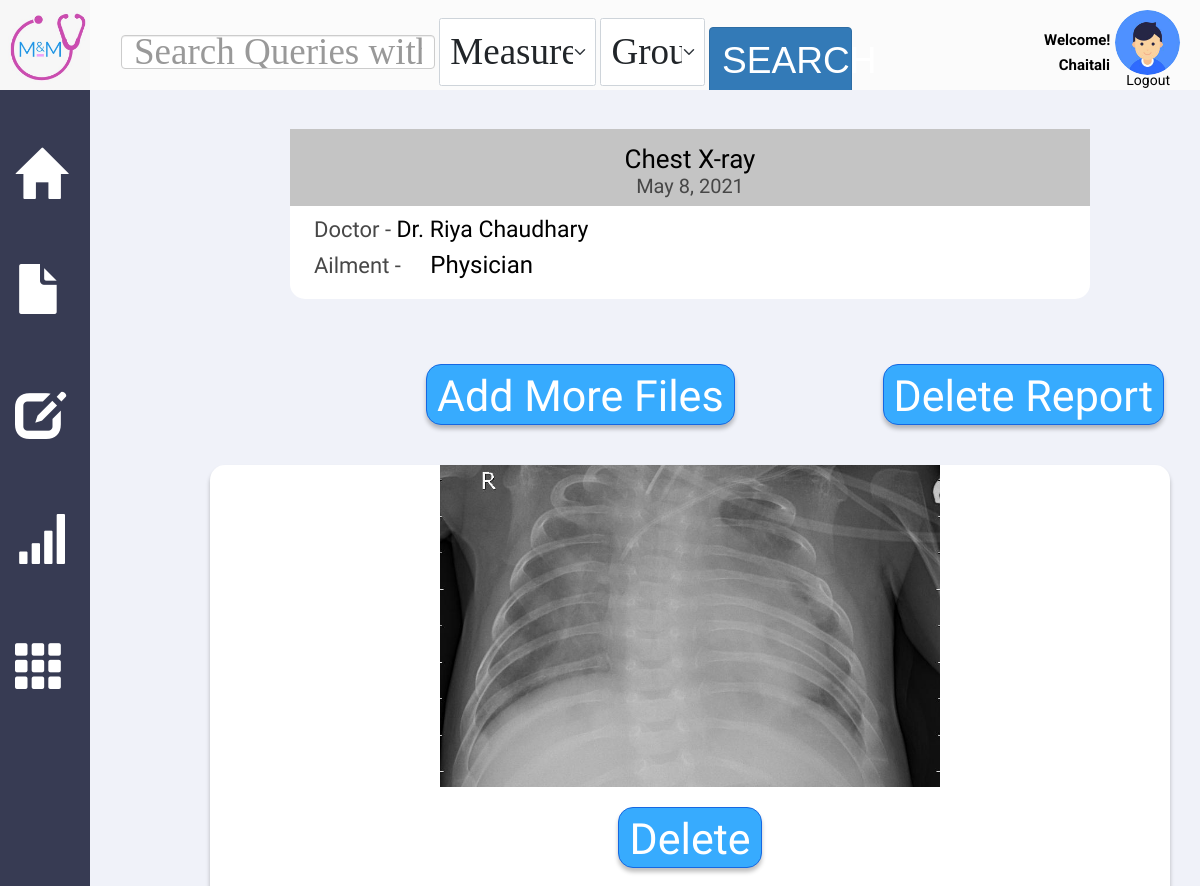
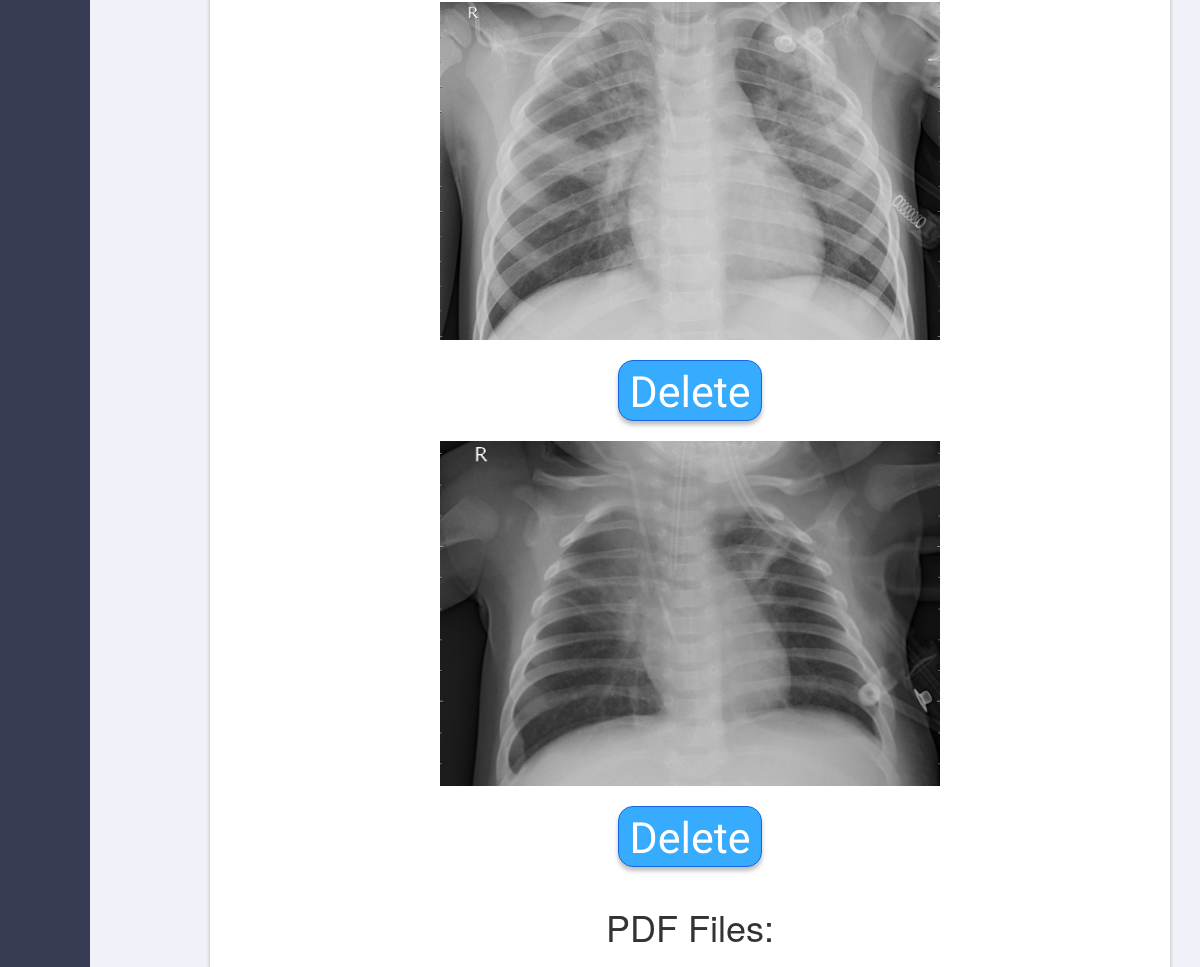
Screenshot of /report/view/10/ (signed in) with the database file from the repository (2 pictures, top to bottom).
### Report/models.py (models this page shows)
class Report(models.Model):
    user = models.ForeignKey(User, on_delete=models.CASCADE)
    date = models.DateTimeField(default=timezone.now)
    test_name = models.CharField(max_length=100)
    record = models.ForeignKey(Record, on_delete=models.CASCADE)

class ReportFile(models.Model):
    report = models.ForeignKey(Report, on_delete=models.CASCADE)
    file = models.FileField(upload_to='documents/%Y/%m/%d')

### Record/models.py (models this page shows)
class Record(models.Model):
    patient = models.ForeignKey(User, on_delete=models.CASCADE)
    date = models.DateTimeField(default=timezone.now)
    doctor_name = models.CharField(max_length=100, blank=True)
    hospital_name = models.CharField(max_length=100, blank=True)
    ailment_type = models.CharField(max_length=100)

### Report/views.py (the view)
# urls.py: path('view/<int:pk>/', views.view_report, name="view_report"),
def view_report(request, pk):
    user = request.user
    if user.is_authenticated:
        report = Report.objects.get(pk=pk)
        report_files = ReportFile.objects.filter(report=report)
        report_pdf = []
        report_img = []
        for i in report_files:
            if i.file.path.find('.pdf') != -1:
                report_pdf.append(i)
            else:
                report_img.append(i)
        return render(request, "view_report.html", {'report': report, 'report_files': report_files, 'pk': pk, 'report_pdf': report_pdf, 'report_img': report_img})
    return redirect('/login')

### Report/templates/view_report.html (shortened to what this page needs)
{% extends "base_page.html" %}
{% load static %}
{% block content %}
<div class="data2">
    <div class="v801">
    </div>
    <span class="report_test_name">
        {{report.test_name}}
    </span>
    <span class="report_date">
        {{report.date.date}}
    </span>
    <span class="report_doctor">
        <span class="report_doctor_label">
            Doctor -
        </span>
        <span class="report_doctor_name">
            {{report.record.doctor_name}}
        </span>
    </span>
    <span class="report_ailment">
        <span class="report_ailment_label">
            Ailment  -
        </span>
        <span class="report_ailment" style="position: relative">
            {{report.record.ailment_type}}
        </span>
    </span>
</div>
<a href="/report/add/{{pk}}/">
    <button class="add_files1" id="add-file">
        Add More Files </button>
</a>
<a href="/report/delete/{{pk}}/">
    <button class="delete_report" onclick="return confirmation()">
        Delete Report</button>
</a>
<div class="area">
    {% if report_files %}
    {% for file in report_img %}
    <div class="a">
        <img src="{{ file.file.url }}" alt="{{ file.file.url }}"  width="500" height="600">
    </div>
    <br>
    <div class="b">
        <a href="/report/delete/file/{{ file.pk }}/" style="text-decoration: none; color: inherit;">
            <button class="delete_image" onclick="return confirmation()">Delete</button>
            <br>
        </a>
        <br>
    </div>
    {% endfor %}
    <h1>PDF Files:</h1>
    {% else %}
    <p> No Records available!</p>
    {% endif %}
</div>
{% endblock %}

### UserProfile/templates/base_page.html (shortened to what this page needs)
{% load static %}
<!DOCTYPE html>
<html>
    <head>
        <link href="{% static 'css/base_page.css' %}" rel="stylesheet" />
        <link href="{% static 'css/medicines_main.css' %}" rel="stylesheet" />
        <link href="{% static 'css/show_med.css' %}" rel="stylesheet"/>
        <link href="{% static 'css/dashboard1.css' %}" rel="stylesheet" />
        <link href="{% static 'css/allergy_form.css' %}" rel="stylesheet" />
        <link href="{% static 'css/allergy_main.css' %}" rel="stylesheet"/>
        <link href="{% static 'css/report_view.css' %}" rel="stylesheet" />
        <link href="{% static 'css/report_form.css' %}" rel="stylesheet" />
        <link href="{% static 'css/record_view.css' %}" rel="stylesheet" />
        <link href="{% static 'css/record_form.css' %}" rel="stylesheet" />
        <link href="{% static 'css/measurement.css' %}" rel="stylesheet" />
        <link href="{% static 'css/measurement_group_form.css' %}" rel="stylesheet" />
        <link href="{% static 'css/medicine_form.css' %}" rel="stylesheet" />
        <link href="{% static 'css/chart.css' %}" rel="stylesheet" />
        <link href="{% static 'css/blog.css' %}" rel="stylesheet" />
        <link rel="stylesheet" href="https://maxcdn.bootstrapcdn.com/bootstrap/3.3.7/css/bootstrap.min.css">
        <link href="{% static 'css/add_files.css' %}" rel="stylesheet" />
        <link href="{% static 'css/view_record.css' %}" rel="stylesheet" />
        <link href="{% static 'css/view_allergy.css' %}" rel="stylesheet" />
        <link href="{% static 'css/view_report.css' %}" rel="stylesheet" />
        <link href="https://cdn.jsdelivr.net/npm/bootstrap@5.0.0/dist/css/bootstrap.min.css" rel="stylesheet">
        <link rel="stylesheet" href="https://maxcdn.bootstrapcdn.com/bootstrap/3.3.7/css/bootstrap.min.css">
        <link rel="stylesheet" href="https://maxcdn.bootstrapcdn.com/bootstrap/3.4.0/css/bootstrap.min.css">
        <link rel="stylesheet" href="https://maxcdn.bootstrapcdn.com/bootstrap/3.4.0/css/bootstrap.min.css">
    </head>
    <body>
        <div class="v414_65">
            <div class= "upper_bar">
            <div class="search_form">
            <nav class="navbar navbar-expand-lg navbar-light bg-transparent" >
              <div class="container-fluid">
                  <div class="collapse navbar-collapse" id="navbarSupportedContent">
                  <form action="{% url 'search' %}" method="GET">
                    <input type="text" class="form-control" style="max-width: 30%; font-family: Georgia; font-size: 2vh;" name="search-query" id="search-query" placeholder="Search Queries with Filters">
                    <select class="form-select form-select-lg mb-3" style="font-family: Georgia; font-size: 2vh; max-width: 15%; display: inline;" id="search-for" onchange="setAttributesForModel()" name="search-for">
                        <option value="MeasurementGroup">MeasurementGroup</option>
                    </select>
                    <select class="form-select form-select-lg mb-3" style="font-family: Georgia; font-size: 2vh; max-width: 10%; display: inline;" id="search-by" name="search-by" onchange="setPlaceholders()">
                        <option class="attributes MeasurementGroup" value="Group-Name">Group-Name</option>
                    </select>
                    <button class="btn btn-primary" type="submit" onclick="btnclicked()" style="font-family: Helvetica; font-size: 2vh; max-width: 142.5px; display: inline;">Search</button>
                  </form>
                </div>
              </div>
            </nav>
        </div>
            </div>
            <div class="v414_66"></div>
                <a class="glyphicon glyphicon-home" href="/dashboard" id= "icon0" title="Dashboard"> </a>
                <a class="glyphicon glyphicon-file" href="/record/add" id= "icon1" title="Add Record"> </a>
                <a class="glyphicon glyphicon-edit" href="/report/add" id="icon2" title="Add Report"></a>
                <a class="glyphicon glyphicon-signal" href="/measure/add-measurement/" id="icon3" title="Add Measurements"></a>
                <a class="glyphicon glyphicon-th" href="/medicine/" id="icon4" title="Your Medicines"></a>
            <div class="v414_71">
                {% block content %}
                {% endblock content%}
            </div>
            <a class="v414_73" href="/dashboard"></a>
            </div>
            <div class="v414_88">
            </div>
                            <span class="v414_90">Welcome!</span>
                {% if user.is_authenticated %}
                <span class="name"> <span class="v414_89">{{user}}</span></span>
                    <span class="v277_74">
                    <a class="" style = " font-weight: Medium ; color: black; font-family: "Roboto" ; font-size: 14px" href="/logout">Logout</a>
                    </span>
                {% else %}
                    <span class="v277_74">
                    <a class="" style = " font-weight: Medium ; color: black; font-family: "Roboto" ; font-size: 14px" href="/login">Login</a>
                    </span>
                {% endif %}
    </body>
</html>

### static/css/base_page.css (style rules this page uses)
* { box-sizing: border-box; }
body { font-size: 14px; background: rgba(255,255,255,1); }
.search_form { margin-left: 90px; margin-top: 12px; min-width: 750px; }
.upper_bar { background: rgb(251 251 251); width: 100%; height: 100px; position: absolute; }
.v414_65 { width: 100%; height: 100%; background: rgb(240,242,249); opacity: 1; position: absolute; top: 0px; left: 0px; overflow: hidden; }
.v414_66 { width: 90px; height: 100%; background: rgba(55,59,83,1); opacity: 1; position: absolute; top: 90px; left: 0px; overflow: hidden; }
.name { color: #fff; width: 100%; }
.v414_71 { width: 100%; height: 100%; background: #F0F2F9; opacity: 1; position: absolute; top: 90px; left: 90px; overflow: scroll; margin-bottom: 90px; margin-right: 90px; }
.v414_73 { width: 80px; height: 70px; background: url("../images/logo.png"); background-repeat: no-repeat; background-position: center center; background-size: cover; opacity: 1; position: absolute; top: 12px; left: 8px; overflow: hidden; }
.v414_88 { width: 65px; height: 65px; background: url("../images/avatar.jpg"); background-repeat: no-repeat; background-size: cover; opacity: 1; position: absolute; top: 10px; right: 20px; border-radius: 50%; }
.v414_89 { width: 100%; color: rgba(0,0,0,1); position: absolute; top: 55px; right: 90px; font-family: Roboto; font-weight: bold; font-size: 15px; opacity: 1; text-align: right; }
.v414_90 { width: 101px; color: rgba(0,0,0,1); position: absolute; top: 30px; right: 55px; font-family: Roboto; font-weight: bold; font-size: 15px; opacity: 1; }
.name { color: #fff; }
.v277_74 { width: 100%; color: rgba(0,0,0,1); position: absolute; top: 70px; right: 30px; font-family: Roboto; font-weight: Medium; font-size: 14px; opacity: 1; text-align: right; }
#icon0 { width: 50px; color: rgba(255,255,255,1); position: absolute; top: 150px; left: 15px; font-size: 50px; opacity: 1; text-align: center; }
#icon1 { width: 50px; color: rgba(255,255,255,1); position: absolute; top: 265px; left: 15px; font-size: 50px; opacity: 1; text-align: center; }
#icon2 { width: 50px; color: rgba(255,255,255,1); position: absolute; top: 390px; left: 15px; font-size: 50px; opacity: 1; text-align: center; }
#icon3 { width: 50px; color: rgba(255,255,255,1); position: absolute; top: 515px; left: 15px; font-size: 50px; opacity: 1; text-align: center; }
#icon4 { width: 50px; color: rgba(255,255,255,1); position: absolute; top: 640px; left: 15px; font-size: 50px; opacity: 1; text-align: center; }

### static/css/medicines_main.css (style rules this page uses)
* { box-sizing: border-box; }
body { font-size: 14px; }

### static/css/show_med.css (style rules this page uses)
* { box-sizing: border-box; }
body { font-size: 14px; }

### static/css/dashboard1.css (style rules this page uses)
* { box-sizing: border-box; }
body { font-size: 14px; }

### static/css/allergy_form.css (style rules this page uses)
* { box-sizing: border-box; }
body { font-size: 14px; }

### static/css/allergy_main.css (style rules this page uses)
* { box-sizing: border-box; }
body { font-size: 14px; }

### static/css/report_view.css (style rules this page uses)
* { box-sizing: border-box; }
body { font-size: 14px; background: #F0F2F9; }
.v801 { width: 100%; height: 45%; background: rgba(196,196,196,1); opacity: 1; position: absolute; top: 0px; left: 0px; overflow: hidden; }
.report_test_name { width: 100%; color: black; position: absolute; font-family: Signika; font-weight: Regular; opacity: 1; text-align: center; font-size: 26px; top: 7% }
.report_date { width: 100%; color: rgba(71,71,71,1); position: absolute; font-family: Signika; font-weight: Regular; opacity: 1; text-align: center; font-size: 20px; top: 25% }
.report_doctor { width: 100%; color: black; position: absolute; font-family: Signika; font-weight: Regular; opacity: 1; text-align: left; font-size: 23px; top: 50%; left: 3%; }
.report_ailment { width: 100%; color: black; position: absolute; font-family: Signika; font-weight: Regular; opacity: 1; text-align: left; font-size: 24px; top: 70%; left: 3%; }
.report_doctor_label { font-size: 22px; color: rgba(71,71,71,1); }
.report_ailment_label { font-size: 22px; color: rgba(71,71,71,1); }

### static/css/report_form.css (style rules this page uses)
* { box-sizing: border-box; }
body { font-size: 14px; }

### static/css/record_view.css (style rules this page uses)
* { box-sizing: border-box; }
body { font-size: 14px; }

### static/css/record_form.css (style rules this page uses)
* { box-sizing: border-box; }
body { font-size: 14px; }

### static/css/measurement.css (style rules this page uses)
* { box-sizing: border-box; }
body { font-size: 14px; }

### static/css/measurement_group_form.css (style rules this page uses)
* { box-sizing: border-box; }
body { font-size: 14px; }

### static/css/medicine_form.css (style rules this page uses)
* { box-sizing: border-box; }
body { font-size: 14px; }

### static/css/add_files.css (style rules this page uses)
* { box-sizing: border-box; }
body { font-size: 14px; }

### static/css/view_allergy.css (style rules this page uses)
* { box-sizing: border-box; }
body { font-size: 14px; }

### rows the page displays
Report: test_name "Chest X-ray", date "May 8, 2021", record.doctor_name "Dr. Riya Chaudhary", record.ailment_type "Physician"
ReportFile: file (picture)
ReportFile: file (picture)
ReportFile: file (picture)

### other values shown
{{ user }} "Chaitali"
